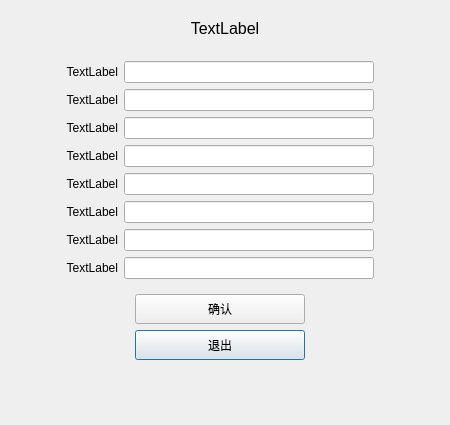
<?xml version="1.0" encoding="UTF-8"?>
<ui version="4.0">
 <class>admin_add</class>
 <widget class="QDialog" name="admin_add">
  <property name="geometry">
   <rect>
    <x>0</x>
    <y>0</y>
    <width>450</width>
    <height>425</height>
   </rect>
  </property>
  <property name="minimumSize">
   <size>
    <width>0</width>
    <height>425</height>
   </size>
  </property>
  <property name="windowTitle">
   <string>管理员添加界面</string>
  </property>
  <property name="windowIcon">
   <iconset resource="img.qrc">
    <normaloff>:/img/2.jpg</normaloff>:/img/2.jpg</iconset>
  </property>
  <layout class="QVBoxLayout" name="verticalLayout">
   <item>
    <widget class="QLabel" name="label">
     <property name="minimumSize">
      <size>
       <width>0</width>
       <height>35</height>
      </size>
     </property>
     <property name="font">
      <font>
       <pointsize>12</pointsize>
      </font>
     </property>
     <property name="text">
      <string>TextLabel</string>
     </property>
     <property name="textFormat">
      <enum>Qt::AutoText</enum>
     </property>
     <property name="alignment">
      <set>Qt::AlignCenter</set>
     </property>
    </widget>
   </item>
   <item>
    <widget class="QWidget" name="widget" native="true">
     <property name="minimumSize">
      <size>
       <width>0</width>
       <height>307</height>
      </size>
     </property>
     <layout class="QGridLayout" name="gridLayout">
      <property name="leftMargin">
       <number>25</number>
      </property>
      <property name="rightMargin">
       <number>35</number>
      </property>
      <item row="4" column="3">
       <spacer name="horizontalSpacer_4">
        <property name="orientation">
         <enum>Qt::Horizontal</enum>
        </property>
        <property name="sizeHint" stdset="0">
         <size>
          <width>40</width>
          <height>20</height>
         </size>
        </property>
       </spacer>
      </item>
      <item row="1" column="1">
       <widget class="QLabel" name="label_2">
        <property name="text">
         <string>TextLabel</string>
        </property>
        <property name="alignment">
         <set>Qt::AlignRight|Qt::AlignTrailing|Qt::AlignVCenter</set>
        </property>
       </widget>
      </item>
      <item row="2" column="2">
       <widget class="QLineEdit" name="lineEdit_3"/>
      </item>
      <item row="4" column="0">
       <spacer name="horizontalSpacer_3">
        <property name="orientation">
         <enum>Qt::Horizontal</enum>
        </property>
        <property name="sizeHint" stdset="0">
         <size>
          <width>40</width>
          <height>20</height>
         </size>
        </property>
       </spacer>
      </item>
      <item row="5" column="1">
       <widget class="QLabel" name="label_6">
        <property name="text">
         <string>TextLabel</string>
        </property>
        <property name="alignment">
         <set>Qt::AlignRight|Qt::AlignTrailing|Qt::AlignVCenter</set>
        </property>
       </widget>
      </item>
      <item row="4" column="2">
       <widget class="QLineEdit" name="lineEdit_5"/>
      </item>
      <item row="3" column="2">
       <widget class="QLineEdit" name="lineEdit_4">
        <property name="minimumSize">
         <size>
          <width>250</width>
          <height>0</height>
         </size>
        </property>
       </widget>
      </item>
      <item row="1" column="2">
       <widget class="QLineEdit" name="lineEdit_2"/>
      </item>
      <item row="6" column="2">
       <widget class="QLineEdit" name="lineEdit_7"/>
      </item>
      <item row="0" column="2">
       <widget class="QLineEdit" name="lineEdit_1"/>
      </item>
      <item row="7" column="1">
       <widget class="QLabel" name="label_8">
        <property name="text">
         <string>TextLabel</string>
        </property>
        <property name="alignment">
         <set>Qt::AlignRight|Qt::AlignTrailing|Qt::AlignVCenter</set>
        </property>
       </widget>
      </item>
      <item row="0" column="1">
       <widget class="QLabel" name="label_1">
        <property name="text">
         <string>TextLabel</string>
        </property>
        <property name="alignment">
         <set>Qt::AlignRight|Qt::AlignTrailing|Qt::AlignVCenter</set>
        </property>
       </widget>
      </item>
      <item row="3" column="1">
       <widget class="QLabel" name="label_4">
        <property name="text">
         <string>TextLabel</string>
        </property>
        <property name="alignment">
         <set>Qt::AlignRight|Qt::AlignTrailing|Qt::AlignVCenter</set>
        </property>
       </widget>
      </item>
      <item row="6" column="1">
       <widget class="QLabel" name="label_7">
        <property name="text">
         <string>TextLabel</string>
        </property>
        <property name="alignment">
         <set>Qt::AlignRight|Qt::AlignTrailing|Qt::AlignVCenter</set>
        </property>
       </widget>
      </item>
      <item row="5" column="2">
       <widget class="QLineEdit" name="lineEdit_6"/>
      </item>
      <item row="8" column="1" colspan="2">
       <widget class="QWidget" name="widget_2" native="true">
        <property name="minimumSize">
         <size>
          <width>0</width>
          <height>80</height>
         </size>
        </property>
        <layout class="QGridLayout" name="gridLayout_2">
         <item row="3" column="1" colspan="2">
          <widget class="QPushButton" name="pushButton_2">
           <property name="minimumSize">
            <size>
             <width>0</width>
             <height>30</height>
            </size>
           </property>
           <property name="text">
            <string>退出</string>
           </property>
          </widget>
         </item>
         <item row="1" column="0" rowspan="2">
          <spacer name="horizontalSpacer">
           <property name="orientation">
            <enum>Qt::Horizontal</enum>
           </property>
           <property name="sizeHint" stdset="0">
            <size>
             <width>61</width>
             <height>20</height>
            </size>
           </property>
          </spacer>
         </item>
         <item row="1" column="1" rowspan="2" colspan="2">
          <widget class="QPushButton" name="pushButton">
           <property name="minimumSize">
            <size>
             <width>170</width>
             <height>30</height>
            </size>
           </property>
           <property name="maximumSize">
            <size>
             <width>300</width>
             <height>16777215</height>
            </size>
           </property>
           <property name="text">
            <string>确认</string>
           </property>
          </widget>
         </item>
         <item row="2" column="3">
          <spacer name="horizontalSpacer_2">
           <property name="orientation">
            <enum>Qt::Horizontal</enum>
           </property>
           <property name="sizeHint" stdset="0">
            <size>
             <width>61</width>
             <height>20</height>
            </size>
           </property>
          </spacer>
         </item>
         <item row="4" column="1">
          <spacer name="verticalSpacer">
           <property name="orientation">
            <enum>Qt::Vertical</enum>
           </property>
           <property name="sizeHint" stdset="0">
            <size>
             <width>20</width>
             <height>40</height>
            </size>
           </property>
          </spacer>
         </item>
        </layout>
       </widget>
      </item>
      <item row="4" column="1">
       <widget class="QLabel" name="label_5">
        <property name="text">
         <string>TextLabel</string>
        </property>
        <property name="alignment">
         <set>Qt::AlignRight|Qt::AlignTrailing|Qt::AlignVCenter</set>
        </property>
       </widget>
      </item>
      <item row="2" column="1">
       <widget class="QLabel" name="label_3">
        <property name="text">
         <string>TextLabel</string>
        </property>
        <property name="alignment">
         <set>Qt::AlignRight|Qt::AlignTrailing|Qt::AlignVCenter</set>
        </property>
       </widget>
      </item>
      <item row="7" column="2">
       <widget class="QLineEdit" name="lineEdit_8"/>
      </item>
     </layout>
    </widget>
   </item>
  </layout>
 </widget>
 <tabstops>
  <tabstop>lineEdit_1</tabstop>
  <tabstop>lineEdit_2</tabstop>
  <tabstop>lineEdit_3</tabstop>
  <tabstop>lineEdit_4</tabstop>
  <tabstop>lineEdit_5</tabstop>
  <tabstop>lineEdit_6</tabstop>
  <tabstop>lineEdit_7</tabstop>
  <tabstop>lineEdit_8</tabstop>
  <tabstop>pushButton</tabstop>
 </tabstops>
 <resources>
  <include location="img.qrc"/>
 </resources>
 <connections/>
</ui>
